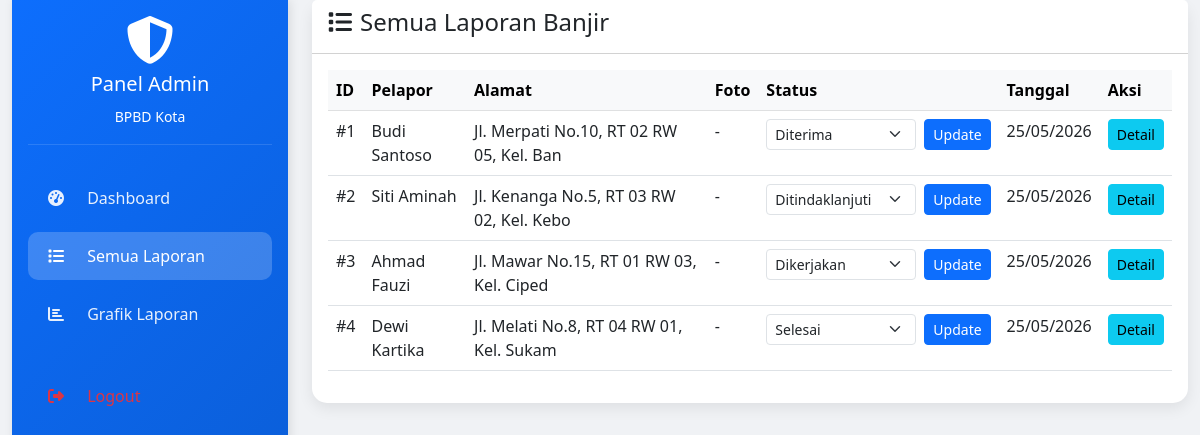
Page /admin/laporan.php (signed in) on the committed database.
### tables this page shows
CREATE TABLE `laporan` (
  `id` int(11) NOT NULL,
  `user_id` int(11) DEFAULT NULL,
  `nama_pelapor` varchar(100) NOT NULL,
  `email` varchar(100) NOT NULL,
  `alamat` varchar(255) NOT NULL,
  `foto` varchar(255) DEFAULT NULL,
  `keterangan` text DEFAULT NULL,
  `latitude` varchar(50) DEFAULT NULL,
  `longitude` varchar(50) DEFAULT NULL,
  `status` enum('diterima','ditindaklanjuti','dikerjakan','selesai') DEFAULT 'diterima',
  `created_at` timestamp NOT NULL DEFAULT current_timestamp(),
  `updated_at` timestamp NOT NULL DEFAULT current_timestamp() ON UPDATE current_timestamp()
);

### admin/laporan.php (the view, shortened to what this page needs)
<?php
require_once '../config/koneksi.php';
require_once '../templates/header.php';
$query = "SELECT * FROM laporan ORDER BY created_at DESC";
$result = mysqli_query($conn, $query);
?>
<div class="container-fluid">
    <div class="row">
        <div class="col-md-3 mb-4">
            <?php require_once '../templates/sidebar_admin.php'; ?>
        </div>
        <div class="col-md-9">
            <div class="card card-modern">
                <div class="card-header bg-white">
                    <h4><i class="fas fa-list me-2"></i>Semua Laporan Banjir</h4>
                </div>
                <div class="card-body">
                    <div class="table-responsive">
                        <table class="table table-hover">
                            <thead class="table-light">
                                <tr>
                                    <th>ID</th><th>Pelapor</th><th>Alamat</th><th>Foto</th><th>Status</th><th>Tanggal</th><th>Aksi</th>
                                </tr>
                            </thead>
                            <tbody>
                                <?php while($row = mysqli_fetch_assoc($result)): ?>
                                <tr>
                                    <td>#<?= $row['id'] ?></td>
                                    <td><?= htmlspecialchars($row['nama_pelapor']) ?></td>
                                    <td><?= htmlspecialchars(substr($row['alamat'],0,40)) ?></td>
                                    <td>
                                        <?php if($row['foto']): ?>
                                            <img src="../uploads/<?= $row['foto'] ?>" width="50" class="rounded">
                                        <?php else: ?>
                                            -
                                        <?php endif; ?>
                                    </td>
                                    <td>
                                        <form action="update_status.php" method="POST" class="d-flex gap-2">
                                            <select name="status" class="form-select form-select-sm" style="width:150px">
                                                <option value="diterima" <?= $row['status']=='diterima'?'selected':'' ?>>Diterima</option>
                                                <option value="ditindaklanjuti" <?= $row['status']=='ditindaklanjuti'?'selected':'' ?>>Ditindaklanjuti</option>
                                                <option value="dikerjakan" <?= $row['status']=='dikerjakan'?'selected':'' ?>>Dikerjakan</option>
                                                <option value="selesai" <?= $row['status']=='selesai'?'selected':'' ?>>Selesai</option>
                                            </select>
                                            <button type="submit" class="btn btn-sm btn-primary">Update</button>
                                        </form>
                                    </td>
                                    <td><?= date('d/m/Y', strtotime($row['created_at'])) ?></td>
                                    <td>
                                        <a href="detail.php?id=<?= $row['id'] ?>" class="btn btn-sm btn-info">Detail</a>
                                    </td>
                                </tr>
                                <?php endwhile; ?>
                            </tbody>
                        </table>
                    </div>
                </div>
            </div>
        </div>
    </div>
</div>
<?php require_once '../templates/footer.php'; ?>

### templates/header.php (style rules this page uses)
:root { --bpbd-primary: #0d6efd; --bpbd-dark: #0a58ca; --bpbd-light: #e7f1ff; }
body { background-color: #f0f2f5; font-family: 'Segoe UI', Tahoma, Geneva, Verdana, sans-serif; }
.card-modern { border: none; border-radius: 15px; box-shadow: 0 5px 15px rgba(0,0,0,0.08); transition: transform 0.2s; }

### rows in the picture
laporan: id "1", nama_pelapor "Budi Santoso", alamat "Jl. Merpati No.10, RT 02 RW 05, Kel. Ban", status "Diterima", created_at "25/05/2026"
laporan: id "2", nama_pelapor "Siti Aminah", alamat "Jl. Kenanga No.5, RT 03 RW 02, Kel. Kebo", status "Ditindaklanjuti", created_at "25/05/2026"
laporan: id "3", nama_pelapor "Ahmad Fauzi", alamat "Jl. Mawar No.15, RT 01 RW 03, Kel. Ciped", status "Dikerjakan", created_at "25/05/2026"
laporan: id "4", nama_pelapor "Dewi Kartika", alamat "Jl. Melati No.8, RT 04 RW 01, Kel. Sukam", status "Selesai", created_at "25/05/2026"
